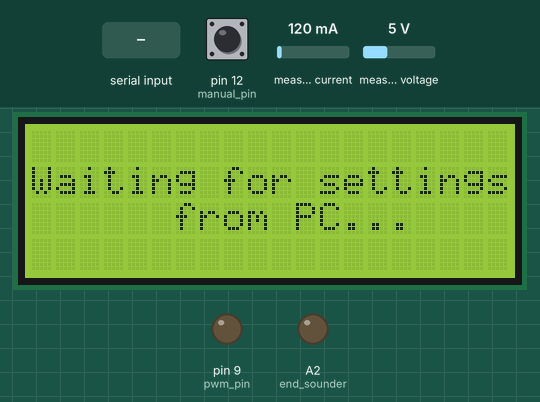
Bench run of a sketch on a simulated Arduino Uno, built with avr-gcc and run on an emulated ATmega328P. On the bench: 20×4 character LCD, output pins drawn as LEDs (lit = HIGH). Inputs (shaded band) come from the test bench; at power-on: pin 12 (manual_pin) HIGH, measured current 120 mA, measured voltage 5 V. What the sketch prints to the serial monitor is not drawn.

Above: at 2.2 s.
2.3 s: "90,45,200,10\n" received over Serial
5.3 s: "999\n" received over Serial
At 8.9 s:
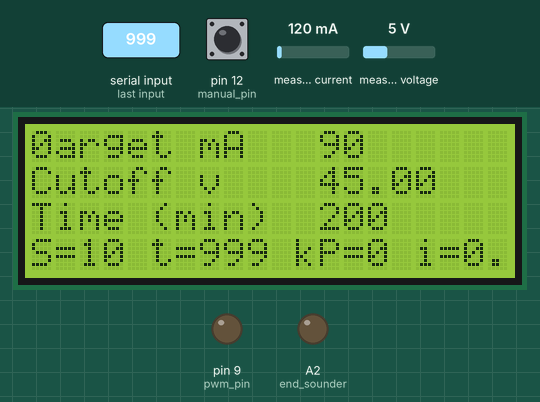
At 13.9 s:
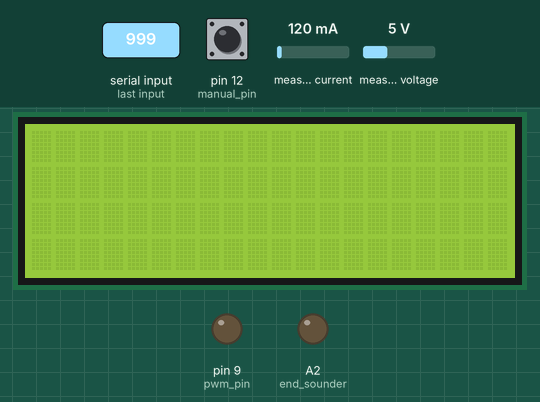
Timing chart, 0 to 15.4 s (numbered marks = the images above; inputs shaded):
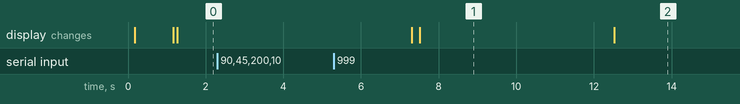

Measured:
- after the input at 2.3 s, every drawn part: stays the same
- after the input at 5.3 s, the display: first differs from a run without the input after 2.2 s (image 1)
- what the display in image 1 shows lasts 5.0 s, from 7.5 s to 12.5 s

The sketch:

codigo_alex_definitivo.ino
```cpp
/*  Lithium Battery Tester - works with hardware shown at vwlowen.co.uk/arduino/battery-tester/batery-tester.htm */


#include <TimerOne.h>                         //https://github.com/PaulStoffregen/TimerOne

#include <Wire.h>
#include <Adafruit_INA219.h>                  //https://github.com/adafruit/Adafruit_INA219

#include <LiquidCrystal.h>

int end_sounder = A2;                        // Digital output for sounder
boolean sounded = false;

int manual_volts_pin = 11;                   // Push button to cycle through battery cutoff volts when in manual.
int manual_pin = 12;                         // Manual/Run switch. Grounded in Manual.
int manual_value = A3;                       // Set target discharge current with potentiometer

int lcdRS = 2;                               // Define output pins for LCD
int lcdE = 4;
int lcdD4 = 5;
int lcdD5 = 6;
int lcdD6 = 7;
int lcdD7 = 8;

LiquidCrystal lcd(lcdRS, lcdE, lcdD4, lcdD5, lcdD6, lcdD7);

byte bell[8] = {0, 4, 14, 14, 14, 31, 4, 0};  // Data for 'bell' character for LCD.

const byte pwm_pin = 9;                       // PWM DAC, only pins 9 and 10 are allowed
const byte period = 128;                      // for 10 bit DAC

unsigned long  startMillisec;                 // Variables for discharge timer.
unsigned long  sampleTime = 10000;            // Default samples to PC time (ms)
int pc_SampleCount = 0;
unsigned long pc_SampleTime = 5000;
unsigned long millis_PC_wait;                 // Timer for samples to PC
unsigned long millisCalc_mAh;                 // Timer for nexr mAh calc. and LCD write.

float last_hours = 0.0;                       // Working variables for time and mAh
float mAh_soFar = 0.0;

int days, hours;
int mins, secs;
int tMins;

Adafruit_INA219 ina219;                       // Create instance for INA219 sensor library

int current_mA = 0;                       // Variables for INA219 readings
float busvoltage = 0.0;
float shuntvoltage = 0.0;
float loadvoltage = 0.0;
float battery_volts = 0.0;
float vR;                                     // Volt drop in circuit

int target_mA = 0;                            // Default 'set point' variables
float cutoff_voltage = 3.0;
int time_limit = 180;
float offset = 0.0;
float error;

char* batt[] = {"Li-ion 3.7v", "Li-ion 7.2v", "Ni-MH", "Ni-Cd", "Lead 6v", "Lead 12v", "SE18-12"};
float voltage[] = {3.0, 5.8, 0.9, 1.1, 5.8, 11.6, 10.8};
int battCount = 0;

int cancel = 0;                               // Variables and flags to terminate test
boolean timed_out = false;
boolean high_current = false;
boolean cutoff_voltage_reached = false;

boolean manual = false;

int pwm = 0;                                     // Starting PWM value for 10-bit DAC
float kP = 30;                                   // Simple 'Proportional' control term
int tolerance = 1;                               // Deadband to stop 'hunting' around target value
int beep = 1;                                    // Sounder on/off  (0 = off, 1 = on)


/* === Set up - normal setup parameters and initialises values for the contol loop ===== */

void setup() {

  lcd.createChar(1, bell);                       // Bell char for LCD. Displayed when sounder is enabled.

  pinMode(manual_pin, INPUT_PULLUP);             // MAN/RUN switch. Grounded in MAN position.

  pinMode(manual_volts_pin, INPUT_PULLUP);

  pinMode(end_sounder, OUTPUT);                  // Output to sounder.
  digitalWrite(end_sounder, LOW);

  pinMode(pwm_pin, OUTPUT);                      // Set up 10-bit DAC pin as output
  Timer1.initialize(period);                     //
  Timer1.pwm(pwm_pin, pwm);                      // and set zero PWM out

  ina219.begin();                                // Initialise INA219 Current Sensor

  Serial.begin(9600);                           // Initialise Arduino to PC Com Port

  lcd.begin(20, 4);                              // Initialize the LCD.
  lcd.clear();
  delay(100);
  lcd.setCursor(0, 1);

  Serial.println("Initialising...");             // Print something on the console to show
  lcd.print("Initialising...");                  // Print something on the display to show
  delay(1000);                                   // it's working.

  lcd.clear();                                   // Clear display
  delay(100);

  while (digitalRead(manual_pin) == LOW) {          // Loop here to adjust desired load mA manually
     lcd.setCursor(0, 1);
     lcd.print("Set mA: ");
     manual = true;
     target_mA = map(analogRead(manual_value), 0, 1023, 0, 3000);
     lcd.setCursor(9, 1);
     lcd.print("      ");
     lcd.setCursor(9, 1);
     lcd.print(target_mA);

     if (digitalRead(manual_volts_pin) == LOW) {
       battCount++;
       if (battCount > sizeof(voltage)/sizeof(float)-1) battCount = 0;
       delay(250);
     }

     lcd.setCursor(0, 2);
     lcd.print("Battery: ");
     lcd.setCursor(9, 2);
     lcd.print("           ");
     lcd.setCursor(9, 2);
     lcd.print(batt[battCount]);

     time_limit = 480;                               // 8 hours. Test relies on the..
     cutoff_voltage = voltage[battCount];            // Cutoff voltage is determined by battery type.
     kP = 30;                                        // Default values are used in Manual Mode.
     offset = 0;
     tolerance = 1;
     beep = 1;
     cancel = 0;
     delay(200);
  }

  if (!manual) {                                     // If not manual, must be under PC control.
    lcd.setCursor(0, 1);
    lcd.print("Waiting for settings");               // Prompt that we're waiting to receive
    lcd.setCursor(6, 2);                             // the load settings from the application
    lcd.print("from PC...");                         // that's running on the PC.

    while (Serial.available() == 0 ) ;              // Wait for settings params from PC
    if (Serial.available() > 0) {                   // Data available on serial port from PC
      target_mA = Serial.parseInt();                // so read each one in turn into variables.
      cutoff_voltage = Serial.parseFloat();         // Minimum battery voltage to end test
      time_limit = Serial.parseInt();               // maximum time allowed for the test
      sampleTime = Serial.parseInt() * 1000;        // Interval to send data to PC
      kP = Serial.parseInt();                       // kP - control loop Proportional value
      offset = Serial.parseFloat();                 // To reduce offset between target and actual mA
      tolerance = Serial.parseInt();
      beep = Serial.parseInt();                     // Sounder on/off   (0=off, 1=on)
      cancel = Serial.parseInt();                   // Will = 0. Clear Cancel flag
    }
    Serial.flush();                                 // Make sure the serial port is empty to avoid
                                                     // false 'Cancel' messages in the control loop.
  }


  /* These lines echo the received values to the LCD and display for 5 seconds  */

  lcd.clear();
  delay(200);
  lcd.print("Target mA   "); lcd.print(target_mA);
  lcd.setCursor(0, 1);
  lcd.print("Cutoff v    "); lcd.print(cutoff_voltage);
  if (beep == 1) {
    lcd.setCursor(19, 0);
    lcd.write(1);
  }
  lcd.setCursor(0, 2);
  lcd.print("Time (min)  "); lcd.print(time_limit);
  lcd.setCursor(0, 3); lcd.print("S="); lcd.print(sampleTime/1000);
  lcd.print(" t="); lcd.print(tolerance); lcd.print(" kP="); lcd.print((int)kP);
  lcd.print(" i="); lcd.print(offset, 1);


  delay(5000);
  lcd.clear();
  startMillisec = millis();                        // get millisec time at start
  if (beep == 1) {
    digitalWrite(end_sounder, HIGH);               // Bleep once to indicate test starting.
    delay(50);
    digitalWrite(end_sounder, LOW);
  }
}

/* =========== Get Current and Voltage from Adafruin INA219 breakout board ============ */

void readINA219() {                                 // Function to read curent and voltage from INA219.
  float R = 0.12;                                   // "Tweaking" value to compensate for circuit resistance.
  float temp_mA = 0.0;
  float temp_V = 0.0;
  float current_factor = 1.18;                      // factor empirico para que muestre corriente correcta
  shuntvoltage = ina219.getShuntVoltage_mV();       // Get values for the INA219 sensor.

  for (int i = 0; i< 10; i++) {
    temp_V = temp_V + ina219.getBusVoltage_V();     // Take average of 10 readings for
    delayMicroseconds(600);                                      // Bus Voltage.......
  }
  busvoltage = temp_V / 10;


  for (int i = 0; i< 20; i++) {
    temp_mA = temp_mA + ina219.getCurrent_mA();     //...... and 20 reading for current.
    delayMicroseconds(600);
  }
 current_mA = temp_mA*current_factor / 20;

  vR = R * current_mA / 1000;                            // Total load voltage has to factor in the
  loadvoltage = busvoltage  + (shuntvoltage/1000) + vR;  // volt drop across the 0.1R shunt & circuit resistance.

}

/* ========== Main Loop ============================================================= */

void loop() {

  readINA219();                                              // Get current and voltage values.

  /* Calculate error between target_mA and actual mA and apply to PWM value */


  error = abs(target_mA - current_mA);
  error = (error / target_mA) * 100;

  if ((error > tolerance)  ) {                              // If out of tolerance (deadband to stop 'hunting')
    error = error - offset;                                 // Bias (long term error compensation)
    error = (error * kP) / 100;                             // 'proportional' factor reduces impact of 'raw' error.
    error = constrain(error, 0.0, 50.0); // 25

    if (current_mA > target_mA) error = -error;             // Determine if it's a pos or neg error.

    pwm =  abs(pwm + round(error));
    pwm = constrain(pwm, 0, 1023);
  }


  if (current_mA > (target_mA * 2.0) ) {                     // Check if measured current has
     pwm = 0;                                                // overshot the target value by more than
     Timer1.pwm(pwm_pin, pwm);                               // 100% and abort if it has.
     high_current = true;
     target_mA = 0;
     lcd.setCursor(3, 1);
     lcd.println("ERROR - Hi mA");
     Serial.print("MSGSTError - High mAMSGEND");
  }

  if (loadvoltage < cutoff_voltage) {                        // Monitor battery voltage and finish
    delay(3000);                                             // the load test when it reaches the
    readINA219();                                            // target value.  Allow 3 seconds for
    if (loadvoltage < cutoff_voltage) {                     // short dip in battery voltage when
      pwm = 0;                                                 // load comes on.
      Timer1.pwm(pwm_pin, pwm);
      cutoff_voltage_reached = true;
      target_mA = 0;
      lcd.setCursor(5, 1);
      lcd.println("FINISHED");
      Serial.print("MSGSTTest FinishedMSGEND");
    }
  }

  if ((!cutoff_voltage_reached) && (tMins > time_limit)) {    // A time limit can also be set to
    pwm = 0;                                                  // abort the test if it appears to
    Timer1.pwm(pwm_pin, pwm);                                 // be taking too long.
    timed_out = true;
    target_mA = 0;
    lcd.setCursor(2, 1);
    lcd.println("TIMED OUT");
    Serial.print("MSGSTTime ExceededMSGEND");
  }


  if (Serial.available() > 0) {                     // Data available on serial port from PC
      cancel = Serial.parseInt();                   // 999 will calcel the test. 0 will clear Cancel flag

      if (cancel == 999) {                          // 999 from the PC means 'Cancel' the test.
        pwm = 0;
        Timer1.pwm(pwm_pin, pwm);
        target_mA = 0;
        lcd.setCursor(3, 1);
        lcd.print("CANCELLED");
        Serial.print("MSGSTUser cancelledMSGEND");
      }

    }
    Serial.flush();

  /* If all is ok, outout the PWM value to adjust the current.  */

  if   ((cancel == 0) && (!timed_out) && (!high_current) && (!cutoff_voltage_reached)) {
     Timer1.pwm(pwm_pin, pwm);                               // Adjust PWM to calculated value.
  }
  else {                                                     // otherwise sound the beep
     if ((!sounded) && (beep == 1)) {
      sounded = true;
      for (int i = 0; i< 10; i++) {
        digitalWrite(end_sounder, HIGH);
        delay(50);
        digitalWrite(end_sounder, LOW);
        delay(50);
      }
    }
  }

  /* Calculate the elapsed time and the mA / hr used each second round the loop. Send to LCD and PC */

  getTime();

    if ((millis() - 1000) >= millisCalc_mAh) {
    float this_hours = (millis() - startMillisec) / (1000.0 * 3600.0);    // Calculate mA used in this time sample
    mAh_soFar = mAh_soFar + ((this_hours - last_hours) * current_mA);     //
    last_hours = this_hours;
    write_to_lcd();                                                       // Write data to LCD
    millisCalc_mAh = millis();
  }


 if (pc_SampleCount < 100) {
  pc_SampleTime = 5000;

 } else
  pc_SampleTime = sampleTime;

  if (millis() > millis_PC_wait + pc_SampleTime) {               // If the Sample-to-PC time has
      write_to_pc();                                          // elapsed, send data to the PC
      pc_SampleCount++;
      millis_PC_wait = millis();                              // and reset the elapsed time
  }                                                           // counter.
}

/* ==============  Write values to LCD ========================================== */

void write_to_lcd() {

    lcd.setCursor(0, 0);
    if (current_mA < 1000) lcd.print(" "); if (current_mA < 100) lcd.print(" ");
    if (current_mA < 10) lcd.print(" ");
    lcd.print(current_mA); lcd.print(" mA");
    lcd.setCursor(9, 0);                              //
    lcd.print(loadvoltage); lcd.print(" v  ");

    if (beep == 1) {
      lcd.setCursor(19, 0);
      lcd.write(1);
    }

    if ((cancel == 0) && (!timed_out) && (!high_current) && (!cutoff_voltage_reached)) {
      lcd.setCursor(0, 2);
      lcd.print("Time: ");
      lcd.print(days); lcd.print(":"); if (hours < 10) lcd.print("0"); lcd.print(hours); lcd.print(":");
      if (mins < 10) lcd.print("0"); lcd.print(mins); lcd.print(":");
      if (secs < 10) lcd.print("0"); lcd.print(secs);
      lcd.setCursor(0, 3);
      lcd.print("Used: "); lcd.print(mAh_soFar); lcd.print(" mAh");
    }

}

/* =================== Send values to PC =================================== */

void write_to_pc() {

  /* Send time elapsed to PC. Formatting is done this end as it's easier than
     having to parse/unparse the string twice at the other end.  */


 String message = "GRAPHVS";
 message += days;
 message += ":";
 if (hours < 10) message += "0"; message += hours; message += ":";
 if (mins < 10) message += "0"; message += mins; message += ":";
 if (secs < 10) message += "0"; message += secs; message += "!";

 message += mAh_soFar; message += "!";
 message += (int) current_mA; message += "!";
 message += loadvoltage; message += "GRAPHVEND";

 Serial.print(message);

 Serial.flush();        // Flush serial port before it returns to the main loop.
}


/* === Generic routine for hours, minutes and seconds between two millis() values.===*/
void getTime() {

 long day = 86400000; // 86400000 milliseconds in a day
 long hour = 3600000; // 3600000 milliseconds in an hour
 long minute = 60000; // 60000 milliseconds in a minute
 long second =  1000; // 1000 milliseconds in a second


 unsigned long timeNow =  millis() - startMillisec;
 tMins = timeNow / minute;

 days = timeNow / day ;
 hours = (timeNow % day) / hour;
 mins = ((timeNow % day) % hour) / minute ;
 secs = (((timeNow % day) % hour) % minute) / second;

}
```
